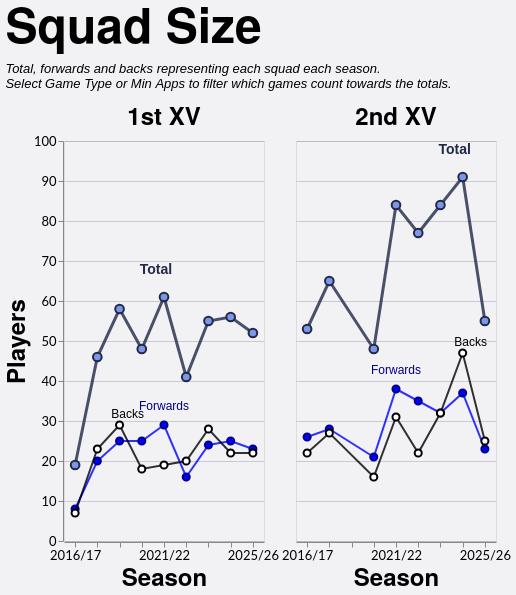

This figure's Vega-Lite source:
### Vega-Lite specification from a JSON file in a GitHub repository (floating-point values rounded to 4 significant figures)
{"config": {"axis": {"labelFont": "Lato, sans-serif", "titleFont": "PT Sans Narrow, Helvetica Neue, Helvetica, Arial, sans-serif", "labelFontSize": 13, "titleFontSize": 24, "gridColor": "#202947", "gridOpacity": 0.2}, "header": {"labelFont": "PT Sans Narrow, Helvetica Neue, Helvetica, Arial, sans-serif", "titleFont": "PT Sans Narrow, Helvetica Neue, Helvetica, Arial, sans-serif", "labelFontSize": 24, "titleFontSize": 28, "labelFontWeight": "bold", "orient": "left"}, "legend": {"labelFont": "Lato, sans-serif", "titleFont": "PT Sans Narrow, Helvetica Neue, Helvetica, Arial, sans-serif", "labelFontSize": 14, "titleFontSize": 16, "titlePadding": 5, "fillColor": "white", "strokeColor": "black", "padding": 10, "titleFontWeight": "lighter", "titleFontStyle": "italic", "titleColor": "gray", "offset": 10}, "title": {"font": "PT Sans Narrow, Helvetica Neue, Helvetica, Arial, sans-serif", "fontSize": 48, "fontWeight": "bold", "anchor": "start", "align": "center", "titlePadding": 20, "subtitlePadding": 10, "subtitleFontSize": 13, "subtitleColor": "", "subtitleFontStyle": "italic", "offset": 15, "color": "black"}, "axisX": {"labelAngle": 0}, "facet": {"title": null, "header": null, "align": {"row": "each", "column": "each"}}, "resolve": {"scale": {"y": "independent", "facet": "independent"}}, "background": "#f2f1f4"}, "data": {"name": "data-aa862d3f4ed775b221bac89cf5724b09"}, "facet": {"column": {"field": "squad", "header": {"labelExpr": "datum.value + ' XV'", "labelFontSize": 24}, "sort": ["1st", "2nd"], "title": null, "type": "nominal"}}, "spec": {"layer": [{"mark": {"type": "line", "color": "#202946", "opacity": 0.8, "point": {"filled": true, "color": "#7d96e8", "stroke": "#202946", "size": 75, "strokeWidth": 2}, "strokeWidth": 3}, "encoding": {"detail": [{"field": "unit", "type": "nominal"}], "tooltip": [{"field": "season", "title": "Season", "type": "ordinal"}, {"field": "squad", "title": "Squad", "type": "nominal"}, {"field": "unit", "title": "Unit", "type": "nominal"}, {"field": "players", "title": "Players", "type": "quantitative"}], "x": {"axis": {"labelAngle": 0, "labelOverlap": "parity"}, "field": "season", "sort": "ascending", "title": "Season", "type": "ordinal"}, "y": {"axis": {"tickMinStep": 1}, "field": "players", "scale": {"zero": true}, "title": "Players", "type": "quantitative"}}, "transform": [{"filter": "(datum.unit === 'Total')"}]}, {"mark": {"type": "line", "color": "blue", "opacity": 0.8, "point": {"filled": true, "color": "blue", "stroke": "darkblue", "size": 50, "strokeWidth": 2}, "strokeWidth": 2}, "encoding": {"detail": [{"field": "unit", "type": "nominal"}], "tooltip": [{"field": "season", "title": "Season", "type": "ordinal"}, {"field": "squad", "title": "Squad", "type": "nominal"}, {"field": "unit", "title": "Unit", "type": "nominal"}, {"field": "players", "title": "Players", "type": "quantitative"}], "x": {"axis": {"labelAngle": 0, "labelOverlap": "parity"}, "field": "season", "sort": "ascending", "title": "Season", "type": "ordinal"}, "y": {"axis": {"tickMinStep": 1}, "field": "players", "scale": {"zero": true}, "title": "Players", "type": "quantitative"}}, "transform": [{"filter": "(datum.unit === 'Forwards')"}]}, {"mark": {"type": "line", "color": "black", "opacity": 0.8, "point": {"filled": true, "color": "white", "stroke": "black", "size": 50, "strokeWidth": 2}, "strokeWidth": 2}, "encoding": {"detail": [{"field": "unit", "type": "nominal"}], "tooltip": [{"field": "season", "title": "Season", "type": "ordinal"}, {"field": "squad", "title": "Squad", "type": "nominal"}, {"field": "unit", "title": "Unit", "type": "nominal"}, {"field": "players", "title": "Players", "type": "quantitative"}], "x": {"axis": {"labelAngle": 0, "labelOverlap": "parity"}, "field": "season", "sort": "ascending", "title": "Season", "type": "ordinal"}, "y": {"axis": {"tickMinStep": 1}, "field": "players", "scale": {"zero": true}, "title": "Players", "type": "quantitative"}}, "transform": [{"filter": "(datum.unit === 'Backs')"}]}, {"mark": {"type": "text", "align": "center", "baseline": "bottom", "color": "#202946", "dx": -8, "dy": -20, "fontSize": 14, "fontWeight": "bold"}, "encoding": {"detail": [{"field": "unit", "type": "nominal"}], "text": {"value": "Total"}, "tooltip": [{"field": "season", "title": "Season", "type": "ordinal"}, {"field": "squad", "title": "Squad", "type": "nominal"}, {"field": "unit", "title": "Unit", "type": "nominal"}, {"field": "players", "title": "Players", "type": "quantitative"}], "x": {"field": "season", "type": "ordinal"}, "y": {"field": "players", "type": "quantitative"}}, "transform": [{"filter": "(datum.unit === 'Total')"}, {"calculate": "toNumber(split(datum.season, '/')[0])", "as": "season_order"}, {"joinaggregate": [{"op": "max", "field": "players", "as": "max_value"}], "groupby": ["squad"]}, {"filter": "datum.players == datum.max_value"}, {"window": [{"op": "row_number", "field": "", "as": "rank"}], "groupby": ["squad"], "sort": [{"field": "season_order", "order": "descending"}]}, {"filter": "datum.rank == 1"}]}, {"mark": {"type": "text", "align": "center", "baseline": "bottom", "color": "darkblue", "dx": 0, "dy": -12, "fontSize": 12, "fontWeight": "normal"}, "encoding": {"detail": [{"field": "unit", "type": "nominal"}], "text": {"value": "Forwards"}, "tooltip": [{"field": "season", "title": "Season", "type": "ordinal"}, {"field": "squad", "title": "Squad", "type": "nominal"}, {"field": "unit", "title": "Unit", "type": "nominal"}, {"field": "players", "title": "Players", "type": "quantitative"}], "x": {"field": "season", "type": "ordinal"}, "y": {"field": "players", "type": "quantitative"}}, "transform": [{"filter": "(datum.unit === 'Forwards')"}, {"calculate": "toNumber(split(datum.season, '/')[0])", "as": "season_order"}, {"joinaggregate": [{"op": "max", "field": "players", "as": "max_value"}], "groupby": ["squad"]}, {"filter": "datum.players == datum.max_value"}, {"window": [{"op": "row_number", "field": "", "as": "rank"}], "groupby": ["squad"], "sort": [{"field": "season_order", "order": "descending"}]}, {"filter": "datum.rank == 1"}]}, {"mark": {"type": "text", "align": "center", "baseline": "bottom", "color": "black", "dx": 8, "dy": -4, "fontSize": 12, "fontWeight": "normal"}, "encoding": {"detail": [{"field": "unit", "type": "nominal"}], "text": {"value": "Backs"}, "tooltip": [{"field": "season", "title": "Season", "type": "ordinal"}, {"field": "squad", "title": "Squad", "type": "nominal"}, {"field": "unit", "title": "Unit", "type": "nominal"}, {"field": "players", "title": "Players", "type": "quantitative"}], "x": {"field": "season", "type": "ordinal"}, "y": {"field": "players", "type": "quantitative"}}, "transform": [{"filter": "(datum.unit === 'Backs')"}, {"calculate": "toNumber(split(datum.season, '/')[0])", "as": "season_order"}, {"joinaggregate": [{"op": "max", "field": "players", "as": "max_value"}], "groupby": ["squad"]}, {"filter": "datum.players == datum.max_value"}, {"window": [{"op": "row_number", "field": "", "as": "rank"}], "groupby": ["squad"], "sort": [{"field": "season_order", "order": "descending"}]}, {"filter": "datum.rank == 1"}]}], "height": 400, "width": 200}, "spacing": 30, "title": {"text": "Squad Size", "subtitle": ["Total, forwards and backs representing each squad each season.", "Select Game Type or Min Apps to filter which games count towards the totals."]}, "$schema": "https://vega.github.io/schema/vega-lite/v5.20.1.json", "datasets": {"data-aa862d3f4ed775b221bac89cf5724b09": [{"season": "2016/17", "squad": "1st", "unit": "Backs", "players": 7}, {"season": "2016/17", "squad": "1st", "unit": "Forwards", "players": 8}, {"season": "2016/17", "squad": "1st", "unit": "Total", "players": 19}, {"season": "2016/17", "squad": "2nd", "unit": "Backs", "players": 22}, {"season": "2016/17", "squad": "2nd", "unit": "Forwards", "players": 26}, {"season": "2016/17", "squad": "2nd", "unit": "Total", "players": 53}, {"season": "2017/18", "squad": "1st", "unit": "Backs", "players": 23}, {"season": "2017/18", "squad": "1st", "unit": "Forwards", "players": 20}, {"season": "2017/18", "squad": "1st", "unit": "Total", "players": 46}, {"season": "2017/18", "squad": "2nd", "unit": "Backs", "players": 27}, {"season": "2017/18", "squad": "2nd", "unit": "Forwards", "players": 28}, {"season": "2017/18", "squad": "2nd", "unit": "Total", "players": 65}, {"season": "2018/19", "squad": "1st", "unit": "Backs", "players": 29}, {"season": "2018/19", "squad": "1st", "unit": "Forwards", "players": 25}, {"season": "2018/19", "squad": "1st", "unit": "Total", "players": 58}, {"season": "2019/20", "squad": "1st", "unit": "Backs", "players": 18}, {"season": "2019/20", "squad": "1st", "unit": "Forwards", "players": 25}, {"season": "2019/20", "squad": "1st", "unit": "Total", "players": 48}, {"season": "2019/20", "squad": "2nd", "unit": "Backs", "players": 16}, {"season": "2019/20", "squad": "2nd", "unit": "Forwards", "players": 21}, {"season": "2019/20", "squad": "2nd", "unit": "Total", "players": 48}, {"season": "2021/22", "squad": "1st", "unit": "Backs", "players": 19}, {"season": "2021/22", "squad": "1st", "unit": "Forwards", "players": 29}, {"season": "2021/22", "squad": "1st", "unit": "Total", "players": 61}, {"season": "2021/22", "squad": "2nd", "unit": "Backs", "players": 31}, {"season": "2021/22", "squad": "2nd", "unit": "Forwards", "players": 38}, {"season": "2021/22", "squad": "2nd", "unit": "Total", "players": 84}, {"season": "2022/23", "squad": "1st", "unit": "Backs", "players": 20}, {"season": "2022/23", "squad": "1st", "unit": "Forwards", "players": 16}, {"season": "2022/23", "squad": "1st", "unit": "Total", "players": 41}, {"season": "2022/23", "squad": "2nd", "unit": "Backs", "players": 22}, {"season": "2022/23", "squad": "2nd", "unit": "Forwards", "players": 35}, {"season": "2022/23", "squad": "2nd", "unit": "Total", "players": 77}, {"season": "2023/24", "squad": "1st", "unit": "Backs", "players": 28}, {"season": "2023/24", "squad": "1st", "unit": "Forwards", "players": 24}, {"season": "2023/24", "squad": "1st", "unit": "Total", "players": 55}, {"season": "2023/24", "squad": "2nd", "unit": "Backs", "players": 32}, {"season": "2023/24", "squad": "2nd", "unit": "Forwards", "players": 32}, {"season": "2023/24", "squad": "2nd", "unit": "Total", "players": 84}, {"season": "2024/25", "squad": "1st", "unit": "Backs", "players": 22}, {"season": "2024/25", "squad": "1st", "unit": "Forwards", "players": 25}, {"season": "2024/25", "squad": "1st", "unit": "Total", "players": 56}, {"season": "2024/25", "squad": "2nd", "unit": "Backs", "players": 47}, {"season": "2024/25", "squad": "2nd", "unit": "Forwards", "players": 37}, {"season": "2024/25", "squad": "2nd", "unit": "Total", "players": 91}, {"season": "2025/26", "squad": "1st", "unit": "Backs", "players": 22}, {"season": "2025/26", "squad": "1st", "unit": "Forwards", "players": 23}, {"season": "2025/26", "squad": "1st", "unit": "Total", "players": 52}, {"season": "2025/26", "squad": "2nd", "unit": "Backs", "players": 25}, {"season": "2025/26", "squad": "2nd", "unit": "Forwards", "players": 23}, {"season": "2025/26", "squad": "2nd", "unit": "Total", "players": 55}]}}
